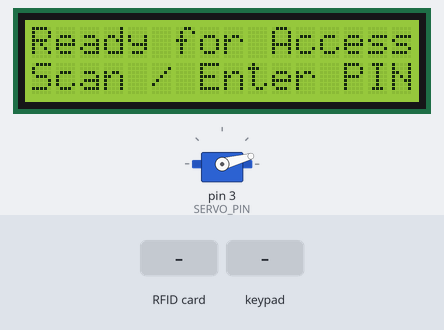
Recording of a sketch running on a simulated Arduino Uno, built with avr-gcc and run on an emulated ATmega328P. Parts: 16×2 character LCD, servo. The inputs (shaded band) are chosen by the test bench. What the sketch prints to the serial monitor is not drawn.

Above: at 2.4 s.
2.5 s: RFID card A1 B2 C3 D4 held to the reader
At 4.0 s:
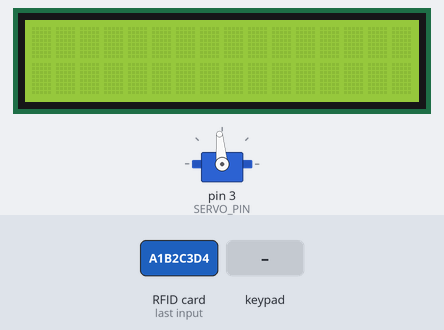
5.5 s: keypad keys A 1 B 2 C 3 D 4 pressed 0.4 s apart
At 5.73 s:
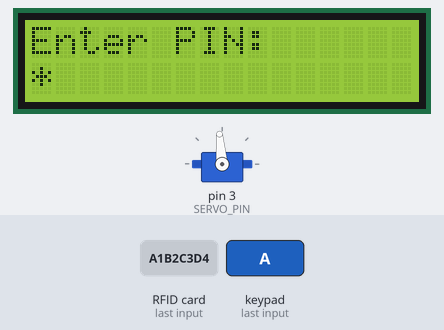
10.2 s: RFID card 5E 7A 19 C4 held to the reader
At 11.9 s:
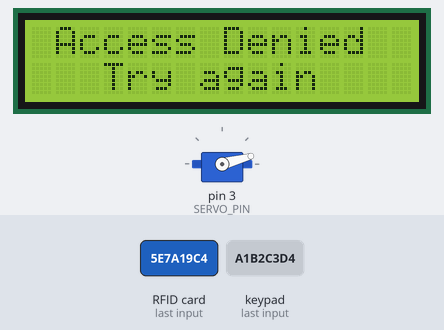
13.2 s: key '*' pressed
At 13.6 s:
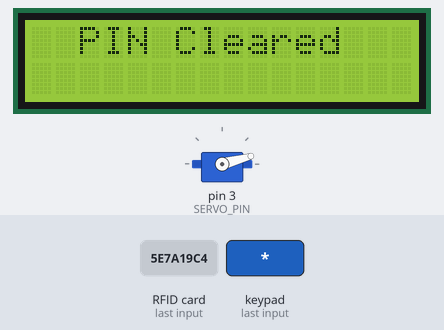
15.4 s: keypad keys A 1 B 2 C 3 D 4 # pressed 0.4 s apart
At 16.02 s:
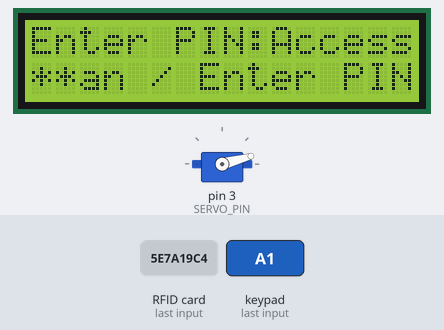
20.5 s: key '1' pressed
At 22.4 s:
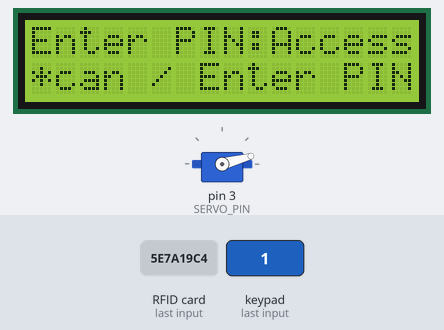
Timing chart, 0 to 23.8 s (numbered marks = the images above; inputs shaded):
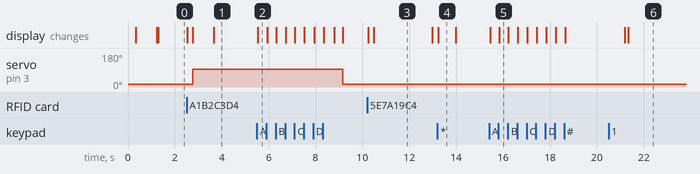

The sketch:

arduino_access_control.ino
```cpp
/*
  Arduino RFID + Keypad Access Control (Offline)
  - RFID UID allowlist
  - Keypad PIN fallback
  - LCD feedback
  - Servo lock control
  - Clean state handling + comments

  Note: Wi-Fi / web unlock is provided in the ESP32 firmware variant.
*/

#include <SPI.h>
#include <MFRC522.h>
#include <Keypad.h>
#include <Wire.h>
#include <LiquidCrystal_I2C.h>
#include <Servo.h>

// -------------------- Pins --------------------
#define RFID_SS_PIN   10
#define RFID_RST_PIN  9
#define SERVO_PIN     3

// LCD
#define LCD_ADDR 0x27
LiquidCrystal_I2C lcd(LCD_ADDR, 16, 2);

// RFID
MFRC522 rfid(RFID_SS_PIN, RFID_RST_PIN);

// Servo angles
static const int SERVO_LOCKED_ANGLE   = 15;
static const int SERVO_UNLOCKED_ANGLE = 95;

// Timing
static const unsigned long UNLOCK_DURATION_MS = 6000;
static const unsigned long DENY_MESSAGE_MS    = 2500;

// Keypad passcode
static const char* KEYPAD_CODE = "2580";

// Keypad config
const byte ROWS = 4, COLS = 4;
char keys[ROWS][COLS] = {
  {'1','2','3','A'},
  {'4','5','6','B'},
  {'7','8','9','C'},
  {'*','0','#','D'}
};

// Adjust pins to your keypad wiring
byte rowPins[ROWS] = {A0, A1, A2, A3};
byte colPins[COLS] = {5, 6, 7, 8};

Keypad keypad = Keypad(makeKeymap(keys), rowPins, colPins, ROWS, COLS);

Servo lockServo;

// Allowed UIDs (uppercase hex without spaces)
const char* ALLOWED_UIDS[] = {
  "A1B2C3D4",
  "DEADBEEF"
};
static const size_t ALLOWED_UIDS_COUNT = sizeof(ALLOWED_UIDS) / sizeof(ALLOWED_UIDS[0]);

enum class DoorState { LOCKED, UNLOCKED };
DoorState doorState = DoorState::LOCKED;

String keypadBuffer;
unsigned long unlockStartedAt = 0;

static void lcdCenterPrint(const String& a, const String& b) {
  lcd.clear();
  auto pad = [](const String& s) {
    if (s.length() >= 16) return s.substring(0,16);
    int left = (16 - s.length()) / 2;
    String out;
    for (int i=0;i<left;i++) out += " ";
    out += s;
    return out;
  };
  lcd.setCursor(0,0); lcd.print(pad(a));
  lcd.setCursor(0,1); lcd.print(pad(b));
}

static void setLocked() {
  lockServo.write(SERVO_LOCKED_ANGLE);
  doorState = DoorState::LOCKED;
}

static void setUnlocked() {
  lockServo.write(SERVO_UNLOCKED_ANGLE);
  doorState = DoorState::UNLOCKED;
  unlockStartedAt = millis();
}

static String uidToString(const MFRC522::Uid& uid) {
  String s;
  for (byte i = 0; i < uid.size; i++) {
    if (uid.uidByte[i] < 0x10) s += "0";
    s += String(uid.uidByte[i], HEX);
  }
  s.toUpperCase();
  return s;
}

static bool uidAllowed(const String& uid) {
  for (size_t i = 0; i < ALLOWED_UIDS_COUNT; i++) {
    if (uid == String(ALLOWED_UIDS[i])) return true;
  }
  return false;
}

void setup() {
  Serial.begin(9600);

  // LCD init
  lcd.init();
  lcd.backlight();
  lcdCenterPrint("Booting", "Please wait");

  // Servo init
  lockServo.attach(SERVO_PIN);
  setLocked();

  // RFID init
  SPI.begin();
  rfid.PCD_Init();
  delay(150);

  lcdCenterPrint("Ready", "Scan card / PIN");
  delay(900);
  lcd.clear();
}

void loop() {
  // Auto re-lock
  if (doorState == DoorState::UNLOCKED) {
    if (millis() - unlockStartedAt > UNLOCK_DURATION_MS) {
      lcdCenterPrint("Locking...", "");
      delay(350);
      setLocked();
      lcd.clear();
    }
  }

  // RFID read
  if (rfid.PICC_IsNewCardPresent() && rfid.PICC_ReadCardSerial()) {
    lcdCenterPrint("Scanning...", "");
    delay(200);

    String uid = uidToString(rfid.uid);
    Serial.print("UID: "); Serial.println(uid);

    if (uidAllowed(uid)) {
      lcdCenterPrint("Access Granted", "Unlocking...");
      setUnlocked();
      delay(900);
    } else {
      lcdCenterPrint("Access Denied", "Try again");
      delay(DENY_MESSAGE_MS);
    }

    rfid.PICC_HaltA();
    rfid.PCD_StopCrypto1();
    lcd.clear();
  }

  // Keypad input
  char key = keypad.getKey();
  if (key) {
    if (key == '*') {
      keypadBuffer = "";
      lcdCenterPrint("PIN Cleared", "");
      delay(700);
      lcd.clear();
    }
    else if (key == '#') {
      // Submit PIN
      if (keypadBuffer == String(KEYPAD_CODE)) {
        lcdCenterPrint("Access Granted", "Unlocking...");
        setUnlocked();
        delay(900);
      } else {
        lcdCenterPrint("Access Denied", "Try again");
        delay(DENY_MESSAGE_MS);
      }
      keypadBuffer = "";
      lcd.clear();
    }
    else {
      // Append (max length safeguard)
      if (keypadBuffer.length() < 8) keypadBuffer += key;

      // Masked display
      lcd.setCursor(0,0); lcd.print("Enter PIN:");
      lcd.setCursor(0,1);
      String masked;
      for (size_t i=0; i<keypadBuffer.length(); i++) masked += "*";
      lcd.print(masked);
    }
  }

  // Idle hint (simple)
  if (doorState == DoorState::LOCKED && keypadBuffer.length() == 0) {
    lcd.setCursor(0,0); lcd.print("Ready for Access ");
    lcd.setCursor(0,1); lcd.print("Scan / Enter PIN ");
  }
}
```

Measured:
- after the input at 2.5 s, servo on pin 3 (SERVO_PIN): 15° → 95° after 0.26 s; the display: first changes at once (image 1 shows a later state)
- after the input at 5.5 s, the display: changes at once (image 2)
- after the input at 10.2 s, the display: first changes after 0.05 s (image 3 shows a later state)
- after the input at 13.2 s, the display: changes at once (image 4)
- after the input at 15.4 s, the display: first changes after 0.06 s (image 5 shows a later state)
- after the input at 20.5 s, the display: first differs from a run without the input after 0.84 s (image 6)
- what the display in image 3 shows lasts 2.5 s, from 10.5 s to 13.0 s
